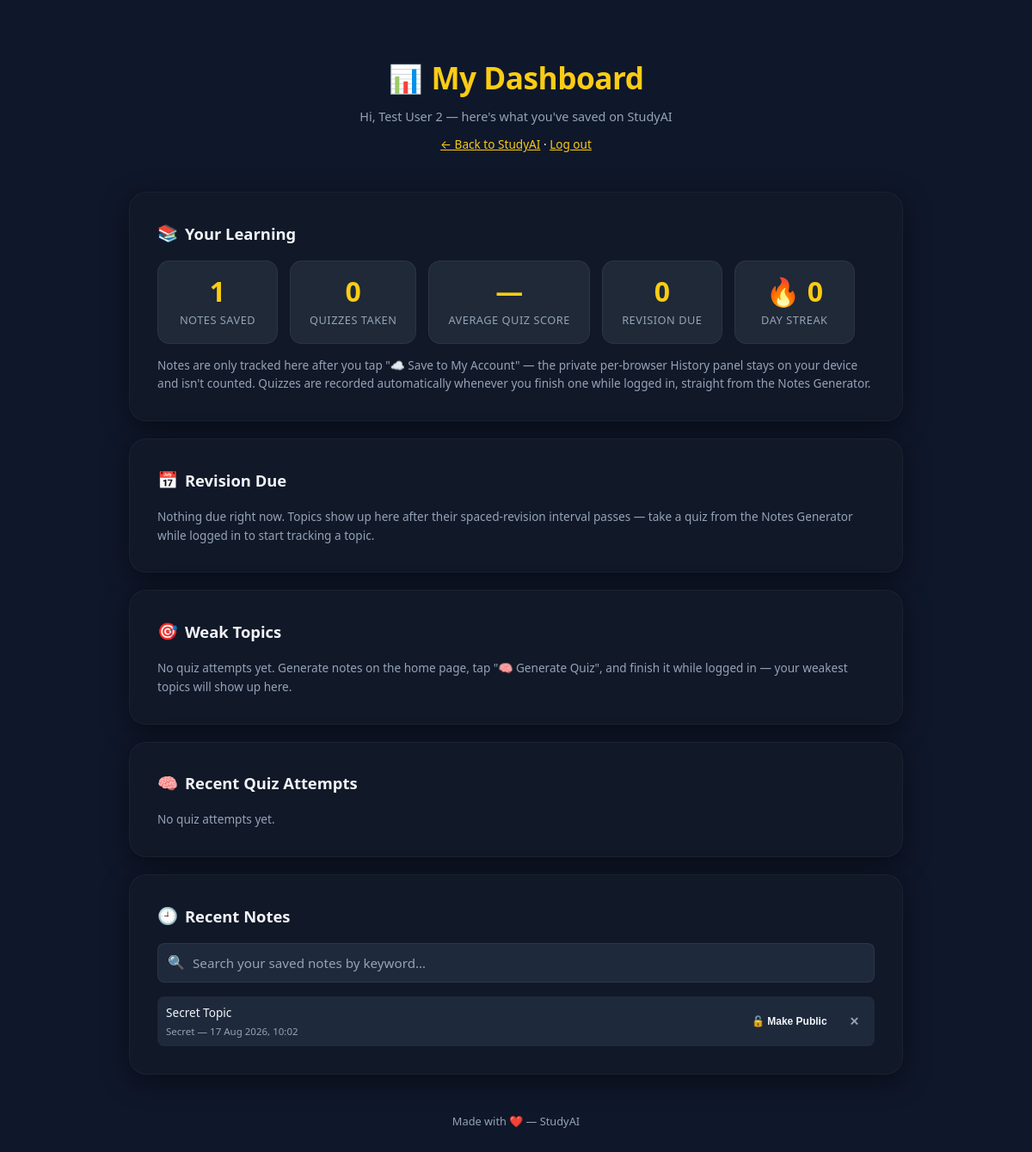
The app's page /dashboard (signed in) with its own data.
### models.py (models this page shows, shortened)
class User(UserMixin, db.Model):
    __tablename__ = "users"
    id = db.Column(db.Integer, primary_key=True)
    name = db.Column(db.String(120), nullable=False)
    email = db.Column(db.String(255), unique=True, nullable=False, index=True)
    password_hash = db.Column(db.String(255), nullable=False)
    created_at = db.Column(db.DateTime, default=datetime.utcnow)
    last_active_date = db.Column(db.Date, nullable=True)
    current_streak = db.Column(db.Integer, nullable=True, default=0)

class Note(db.Model):
    __tablename__ = "notes"
    id = db.Column(db.Integer, primary_key=True)
    user_id = db.Column(db.Integer, db.ForeignKey("users.id"), nullable=False, index=True)
    topic = db.Column(db.String(255), nullable=False)
    subject = db.Column(db.String(255))
    class_name = db.Column(db.String(255))
    language = db.Column(db.String(64))
    content = db.Column(db.Text, nullable=False)
    created_at = db.Column(db.DateTime, default=datetime.utcnow, index=True)
    is_public = db.Column(db.Boolean, nullable=False, default=False)
    share_token = db.Column(db.String(64), unique=True, nullable=True, index=True)
    user = db.relationship("User", backref=db.backref("notes", lazy="dynamic"))

### app.py (the view)
@app.route("/dashboard")
@login_required
def dashboard():
    record_daily_activity(current_user)  # opening the dashboard counts as studying today
    total_notes = Note.query.filter_by(user_id=current_user.id).count()
    recent_notes = (
        Note.query
        .filter_by(user_id=current_user.id)
        .order_by(Note.created_at.desc())
        .limit(20)
        .all()
    )
    quiz_results = (
        QuizResult.query
        .filter_by(user_id=current_user.id)
        .order_by(QuizResult.created_at.desc())
        .all()
    )
    total_quizzes = len(quiz_results)
    avg_score_pct = (
        round(sum(r.percent for r in quiz_results) / total_quizzes)
        if total_quizzes else None
    )
    topic_stats = {}
    for r in quiz_results:
        key = r.topic or "Untitled"
        bucket = topic_stats.setdefault(key, {"scores": [], "count": 0})
        bucket["scores"].append(r.percent)
        bucket["count"] += 1
    weak_topics = sorted(
        (
            {
                "topic": topic,
                "avg": round(sum(b["scores"]) / len(b["scores"])),
                "attempts": b["count"]
            }
            for topic, b in topic_stats.items()
        ),
        key=lambda t: (t["avg"], -t["attempts"])
    )[:5]
    recent_quizzes = quiz_results[:10]
    now = datetime.utcnow()
    due_revisions = (
        RevisionSchedule.query
        .filter_by(user_id=current_user.id)
        .filter(RevisionSchedule.next_review_at <= now)
        .order_by(RevisionSchedule.next_review_at.asc())
        .all()
    )
    upcoming_revisions = (
        RevisionSchedule.query
        .filter_by(user_id=current_user.id)
        .filter(RevisionSchedule.next_review_at > now)
        .order_by(RevisionSchedule.next_review_at.asc())
        .limit(5)
        .all()
    )
    return render_template(
        "dashboard.html",
        total_notes=total_notes,
        recent_notes=recent_notes,
        total_quizzes=total_quizzes,
        avg_score_pct=avg_score_pct,
        weak_topics=weak_topics,
        recent_quizzes=recent_quizzes,
        due_revisions=due_revisions,
        upcoming_revisions=upcoming_revisions,
        current_streak=current_user.current_streak,
        now=now
    )

### app.py (called while the page is built)
@login_manager.user_loader
def load_user(user_id):
    return User.query.get(int(user_id))

def record_daily_activity(user):
    today = datetime.utcnow().date()
    if user.last_active_date == today:
        return  # already counted today — don't double-bump
    if user.last_active_date is not None and (today - user.last_active_date).days == 1:
        user.current_streak = (user.current_streak or 0) + 1
    else:
        user.current_streak = 1
    user.last_active_date = today
    db.session.commit()

### templates/dashboard.html (shortened to what this page needs)
<!DOCTYPE html>
<html lang="en">
<head>
  <link rel="stylesheet" href="/static/style.css" />
</head>
<body>
<div class="container">
  <header class="site-header">
    <div class="logo">
      <span style="font-size:2rem;" aria-hidden="true">📊</span>
      <h1>My Dashboard</h1>
    </div>
    <p class="tagline">Hi, {{ current_user.name }} — here's what you've saved on StudyAI</p>
    <p style="margin-top:10px; font-size:0.85rem;">
      <a href="/" style="color: var(--accent);">← Back to StudyAI</a> ·
      <a href="/logout" style="color: var(--accent);">Log out</a>
    </p>
  </header>
  <section class="card">
    <h2><span class="icon">📚</span> Your Learning</h2>
    <div class="dashboard-stats">
      <div class="dashboard-stat">
        <div class="dashboard-stat-num">{{ total_notes }}</div>
        <div class="dashboard-stat-label">Notes Saved</div>
      </div>
      <div class="dashboard-stat">
        <div class="dashboard-stat-num">{{ total_quizzes }}</div>
        <div class="dashboard-stat-label">Quizzes Taken</div>
      </div>
      <div class="dashboard-stat">
        <div class="dashboard-stat-num">{{ avg_score_pct ~ '%' if avg_score_pct is not none else '—' }}</div>
        <div class="dashboard-stat-label">Average Quiz Score</div>
      </div>
      <div class="dashboard-stat">
        <div class="dashboard-stat-num">{{ due_revisions|length }}</div>
        <div class="dashboard-stat-label">Revision Due</div>
      </div>
      <div class="dashboard-stat">
        <div class="dashboard-stat-num">🔥 {{ current_user.current_streak }}</div>
        <div class="dashboard-stat-label">Day Streak</div>
      </div>
    </div>
    <p style="margin-top: 14px; color: var(--text-muted); font-size: 0.85rem; line-height: 1.6;">
      Notes are only tracked here after you tap "☁️ Save to My Account" — the private per-browser
      History panel stays on your device and isn't counted. Quizzes are recorded automatically
      whenever you finish one while logged in, straight from the Notes Generator.
    </p>
  </section>
  <section class="card">
    <h2><span class="icon">📅</span> Revision Due</h2>
    {% if due_revisions %}
      <p style="margin-bottom: 12px; color: var(--text-muted); font-size: 0.85rem; line-height: 1.6;">
        Scored well on a quiz? The next review gets pushed further out. Struggled? It comes back sooner.
      </p>
      <div class="history-list">
        {% for s in due_revisions %}
          {% set days_overdue = (now - s.next_review_at).days %}
          <div class="revision-item">
            <div class="revision-item-main">
              <div class="revision-item-title">{{ s.topic }}{% if s.subject %} · {{ s.subject }}{% endif %}</div>
              <div class="revision-item-meta">
                {% if s.last_score_pct is not none %}Last score: {{ s.last_score_pct }}% — {% endif %}
                <span class="revision-overdue-tag">
                  {% if days_overdue > 0 %}{{ days_overdue }} day{{ 's' if days_overdue != 1 else '' }} overdue
                  {% else %}Due today{% endif %}
                </span>
              </div>
            </div>
            <div class="revision-item-actions">
              <a href="/?tab=notes&topic={{ s.topic | urlencode }}&subject={{ (s.subject or '') | urlencode }}"
                 class="btn secondary">▶️ Start Revision</a>
              <form method="POST" action="{{ url_for('dashboard_mark_reviewed', schedule_id=s.id) }}" style="margin:0;">
                <button type="submit" class="secondary">✅ Mark Reviewed</button>
              </form>
            </div>
          </div>
        {% endfor %}
      </div>
    {% else %}
      <div class="dashboard-section-empty-note">
        Nothing due right now. Topics show up here after their spaced-revision interval passes —
        take a quiz from the Notes Generator while logged in to start tracking a topic.
      </div>
    {% endif %}
  </section>
  <section class="card">
    <h2><span class="icon">🎯</span> Weak Topics</h2>
    {% if weak_topics %}
      <p style="margin-bottom: 12px; color: var(--text-muted); font-size: 0.85rem; line-height: 1.6;">
        Topics with your lowest average quiz scores — worth another pass.
      </p>
      <div class="history-list">
        {% for t in weak_topics %}
          <div class="history-item">
            <div class="history-item-main" style="cursor:default;">
              <div class="history-item-title">{{ t.topic }}</div>
              <div class="history-item-date">
                {{ t.attempts }} attempt{{ 's' if t.attempts != 1 else '' }}
              </div>
            </div>
            <span class="quiz-result-badge {{ 'low' if t.avg < 50 else ('mid' if t.avg < 75 else 'high') }}">
              {{ t.avg }}%
            </span>
          </div>
        {% endfor %}
      </div>
    {% else %}
      <div class="dashboard-section-empty-note">
        No quiz attempts yet. Generate notes on the home page, tap "🧠 Generate Quiz", and finish it while
        logged in — your weakest topics will show up here.
      </div>
    {% endif %}
  </section>
  <section class="card">
    <h2><span class="icon">🧠</span> Recent Quiz Attempts</h2>
    {% if recent_quizzes %}
      <div class="history-list">
        {% for r in recent_quizzes %}
          <div class="history-item">
            <div class="history-item-main" style="cursor:default;">
              <div class="history-item-title">{{ r.topic }}{% if r.subject %} · {{ r.subject }}{% endif %}</div>
              <div class="history-item-date">
                {{ r.score }}/{{ r.total }} —
                {{ r.created_at.strftime('%d %b %Y, %H:%M') if r.created_at else '' }}
              </div>
            </div>
            <span class="quiz-result-badge {{ 'low' if r.percent < 50 else ('mid' if r.percent < 75 else 'high') }}">
              {{ r.percent }}%
            </span>
          </div>
        {% endfor %}
      </div>
    {% else %}
      <div class="dashboard-section-empty-note">
        No quiz attempts yet.
      </div>
    {% endif %}
  </section>
  <section class="card">
    <h2><span class="icon">🕘</span> Recent Notes</h2>
    <div class="notes-search" style="margin-bottom: 16px;">
      <div class="search-input-wrapper">
        <span class="search-icon" aria-hidden="true">🔍</span>
        <input
          type="search"
          id="notes-search-input"
          class="notes-search-input"
          placeholder="Search your saved notes by keyword…"
          autocomplete="off"
          aria-describedby="notes-search-hint"
        />
      </div>
    </div>
    {% if recent_notes %}
      <div class="history-list">
        {% for n in recent_notes %}
          <div class="history-item">
            <div class="history-item-main">
              <div class="history-item-title">{{ n.topic }}</div>
              <div class="history-item-date">
                {%- if n.subject %}{{ n.subject }}{% endif -%}
                {%- if n.subject or n.class_name %} — {% endif -%}
                {{ n.created_at.strftime('%d %b %Y, %H:%M') if n.created_at else '' }}
              </div>
            </div>
            <div class="history-item-actions">
              <form method="POST" action="{{ url_for('dashboard_toggle_share', note_id=n.id) }}" style="margin:0;"
                    onsubmit="return confirm('{{ 'Make this note private? The share link will stop working.' if n.is_public else 'Make this note public? Anyone with the link can view it.' }}');">
                <button type="submit" class="history-item-share-toggle" aria-label="{{ 'Make private' if n.is_public else 'Make public' }}">
                  {{ "🔒 Make Private" if n.is_public else "🔓 Make Public" }}
                </button>
              </form>
              <form method="POST" action="{{ url_for('dashboard_delete_note', note_id=n.id) }}" style="margin:0;"
                    onsubmit="return confirm('Delete this saved note? This cannot be undone.');">
                <button type="submit" class="history-item-delete" aria-label="Delete note">✕</button>
              </form>
            </div>
          </div>
        {% endfor %}
      </div>
    {% else %}
      <div class="history-empty">
        No saved notes yet. Generate some notes on the home page and tap "☁️ Save to My Account" to see them here.
      </div>
    {% endif %}
  </section>
</div>
<footer class="site-footer">
  <p>Made with ❤️ &mdash; StudyAI</p>
</footer>
</body>
</html>

### records on screen
User: name "Test User 2", current_streak "0"
Note: topic "Secret Topic", subject "Secret", created_at "17 Aug 2026, 10:02", is_public "🔓 Make Public"

### other values on screen
{{ total_notes }} "1"
{{ total_quizzes }} "0"
{{ avg_score_pct ~ '%' if avg_score_pct is not none else '—' }} "—"
{{ due_revisions|length }} "0"
